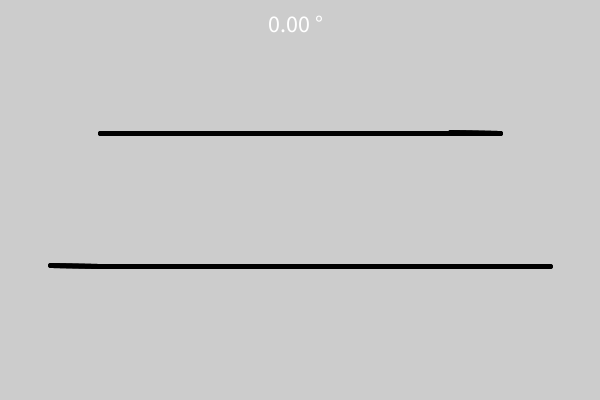
Frame 1 (no input)
Frame 60 (the mouse pressed at the canvas centre just before this capture): identical to frame 1, image omitted
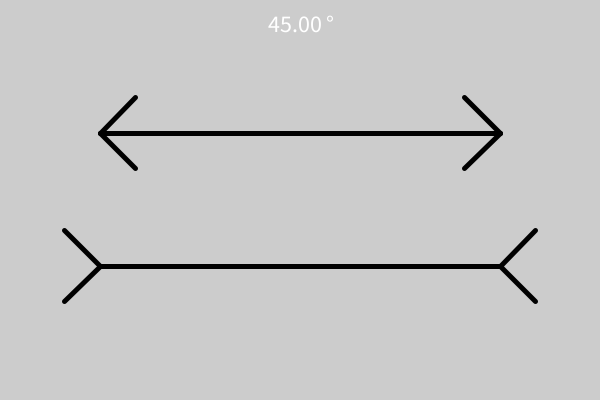
Frame 120 (the mouse held since frame 60 and released just before this capture)

The Processing sketch that drew these frames (run headless with seeded random() and noise(); from frame 60 on, the mouse is pressed at the canvas centre):

// Processing sketch: strzalki
// ── strzalki.pde

float angle = 0;
int startOne;
int startTwo;
int offset;

void setup(){
  size(600, 400);
  print(angle);
  
  startOne = height / 3;
  startTwo = startOne * 2;
  offset = 100;
}

void draw(){
  background(204);
  
  angle = HALF_PI*(mouseX - offset)/(width - 2*offset);
  if(angle > HALF_PI) angle = HALF_PI;
  if(angle < 0) angle = 0;
  
  fill(255);
  textSize(24);
  text(String.format("%.2f \u00b0",angle*180/PI), width/2-32, 32);

  strokeWeight(5);
  line(offset,startOne,width-offset,startOne);
  line(offset,startTwo,width-offset,startTwo);
  
  // left top
  pushMatrix();
  translate(offset,startOne);
  rotate(angle);
  line(0,0,50,0);  
  popMatrix();
  pushMatrix();
  translate(offset,startOne);
  rotate(-angle);
  line(0,0,50,0);
  popMatrix();
  
  //right top
  pushMatrix();
  translate(width-offset,startOne);
  rotate(PI-angle);
  line(0,0,50,0);
  popMatrix();
  pushMatrix();
  translate(width-offset,startOne);
  rotate(PI+angle);
  line(0,0,50,0);
  popMatrix();
  
  //left bottom
  pushMatrix();
  translate(offset,startTwo);
  rotate(PI-angle);
  line(0,0,50,0);
  popMatrix();
  pushMatrix();
  translate(offset,startTwo);
  rotate(PI+angle);
  line(0,0,50,0);
  popMatrix();
  
  //right bottom
  pushMatrix();
  translate(width-offset,startTwo);
  rotate(-angle);
  line(0,0,50,0);
  popMatrix();
  pushMatrix();
  translate(width-offset,startTwo);
  rotate(angle);
  line(0,0,50,0);
  popMatrix();
}
